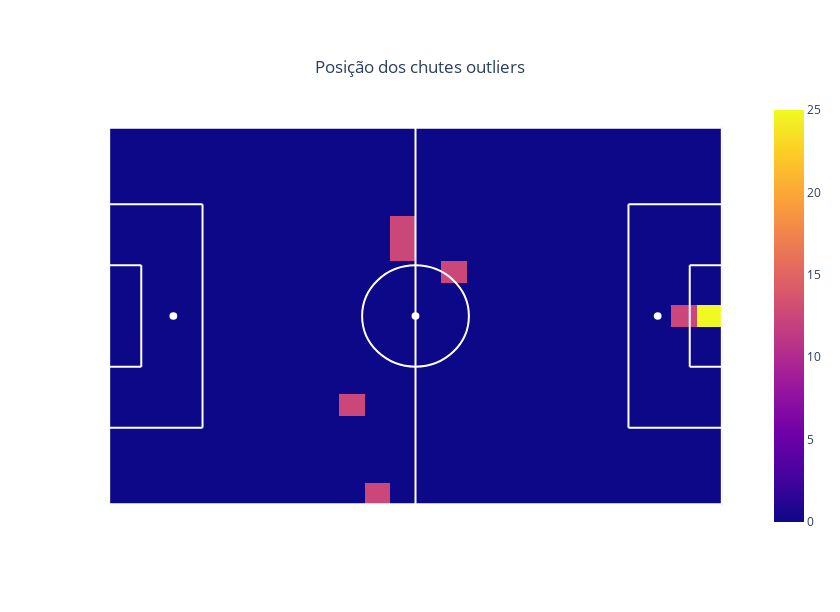

Notebook source saved alongside this figure:
### Markdown cell above
Usando os dados das informações da partida como label, venue e date foi possível encontrar alguns destes gols no youtube. E a conclusão foi que parece ter havido erro no registro de dados para estes gols, dados que vários deles ocorreram dentro da área adversária como o de Yussuf Poulsen pelo RB Leipzig e de Pablo Sarabia pelo Girona.

### Code cell
nb_shots, x,y, df_shots = p.prepare_heatmap(outliers, 'x', 'y', 24,17, return_df = True)
share_shots = nb_shots / nb_shots.sum() * 100

# plot the heatmap
dict_info = {"Proporção de chutes (em %)": {"values": share_shots, "display_type": ".2f"},
             "Número de chutes": {"values": nb_shots, "display_type": ".0f"}}
fig = p.create_heatmap(x, y, share_shots, dict_info, title_name="Posição dos chutes outliers")
fig.show()

### Figure 1 — Plotly figure (JSON) as saved in the notebook; plotly's stock layout.template omitted (floating-point values rounded to 4 significant figures; data arrays with more than 128 entries replaced by an {"elided": "..."} marker saying what was removed)
{"data": [{"hoverinfo": "text", "text": {"elided": "17x24 str values"}, "type": "heatmap", "x": [2.188, 6.562, 10.94, 15.31, 19.69, 24.06, 28.44, 32.81, 37.19, 41.56, 45.94, 50.31, 54.69, 59.06, 63.44, 67.81, 72.19, 76.56, 80.94, 85.31, 89.69, 94.06, 98.44, 102.8], "y": [66, 62, 58, 54, 50, 46, 42, 38, 34, 30, 26, 22, 18, 14, 10, 6, 2], "z": {"elided": "17x24 float values"}, "zsmooth": false}], "layout": {"autosize": false, "height": 612, "plot_bgcolor": "white", "shapes": [{"line": {"color": "white", "width": 2}, "type": "line", "x0": 52.5, "x1": 52.5, "y0": 0, "y1": 68}, {"line": {"color": "white", "width": 2}, "type": "line", "x0": 0, "x1": 16, "y0": 54.16, "y1": 54.16}, {"line": {"color": "white", "width": 2}, "type": "line", "x0": 16, "x1": 16, "y0": 54.16, "y1": 13.84}, {"line": {"color": "white", "width": 2}, "type": "line", "x0": 16, "x1": 0, "y0": 13.84, "y1": 13.84}, {"line": {"color": "white", "width": 2}, "type": "line", "x0": 0, "x1": 5.5, "y0": 24.84, "y1": 24.84}, {"line": {"color": "white", "width": 2}, "type": "line", "x0": 5.5, "x1": 5.5, "y0": 24.84, "y1": 43.16}, {"line": {"color": "white", "width": 2}, "type": "line", "x0": 5.5, "x1": 0, "y0": 43.16, "y1": 43.16}, {"line": {"color": "white", "width": 2}, "type": "line", "x0": 105, "x1": 89, "y0": 54.16, "y1": 54.16}, {"line": {"color": "white", "width": 2}, "type": "line", "x0": 89, "x1": 89, "y0": 54.16, "y1": 13.84}, {"line": {"color": "white", "width": 2}, "type": "line", "x0": 89, "x1": 105, "y0": 13.84, "y1": 13.84}, {"line": {"color": "white", "width": 2}, "type": "line", "x0": 105, "x1": 99.5, "y0": 24.84, "y1": 24.84}, {"line": {"color": "white", "width": 2}, "type": "line", "x0": 99.5, "x1": 99.5, "y0": 24.84, "y1": 43.16}, {"line": {"color": "white", "width": 2}, "type": "line", "x0": 99.5, "x1": 105, "y0": 43.16, "y1": 43.16}, {"fillcolor": "white", "line": {"color": "white"}, "type": "circle", "x0": 10.5, "x1": 11.5, "xref": "x", "y0": 33.5, "y1": 34.5, "yref": "y"}, {"fillcolor": "white", "line": {"color": "white"}, "type": "circle", "x0": 93.5, "x1": 94.5, "xref": "x", "y0": 33.5, "y1": 34.5, "yref": "y"}, {"fillcolor": "white", "line": {"color": "white"}, "type": "circle", "x0": 52, "x1": 53, "xref": "x", "y0": 33.5, "y1": 34.5, "yref": "y"}, {"line": {"color": "white"}, "type": "circle", "x0": 43.35, "x1": 61.65, "xref": "x", "y0": 24.85, "y1": 43.15, "yref": "y"}, {"line": {"color": "white", "width": 2}, "type": "line", "x0": 0, "x1": 105, "y0": 0, "y1": 0}, {"line": {"color": "white", "width": 2}, "type": "line", "x0": 0, "x1": 0, "y0": 0, "y1": 68}, {"line": {"color": "white", "width": 2}, "type": "line", "x0": 0, "x1": 105, "y0": 68, "y1": 68}, {"line": {"color": "white", "width": 2}, "type": "line", "x0": 105, "x1": 105, "y0": 0, "y1": 68}, {"line": {"color": "white", "width": 2}, "type": "line", "x0": 0, "x1": -2, "y0": 30.34, "y1": 30.34}, {"line": {"color": "white", "width": 2}, "type": "line", "x0": 0, "x1": -2, "y0": 37.66, "y1": 37.66}, {"line": {"color": "white", "width": 2}, "type": "line", "x0": -2, "x1": -2, "y0": 30.34, "y1": 37.66}, {"line": {"color": "white", "width": 2}, "type": "line", "x0": 105, "x1": 107, "y0": 30.34, "y1": 30.34}, {"line": {"color": "white", "width": 2}, "type": "line", "x0": 105, "x1": 107, "y0": 37.66, "y1": 37.66}, {"line": {"color": "white", "width": 2}, "type": "line", "x0": 107, "x1": 107, "y0": 30.34, "y1": 37.66}], "title": {"text": "Posição dos chutes outliers", "x": 0.5, "xanchor": "center", "y": 0.9, "yanchor": "top"}, "width": 840, "xaxis": {"range": [-5, 110], "showgrid": false, "showticklabels": false, "zeroline": false}, "yaxis": {"range": [-5, 73], "showgrid": false, "showticklabels": false, "zeroline": false}}}
